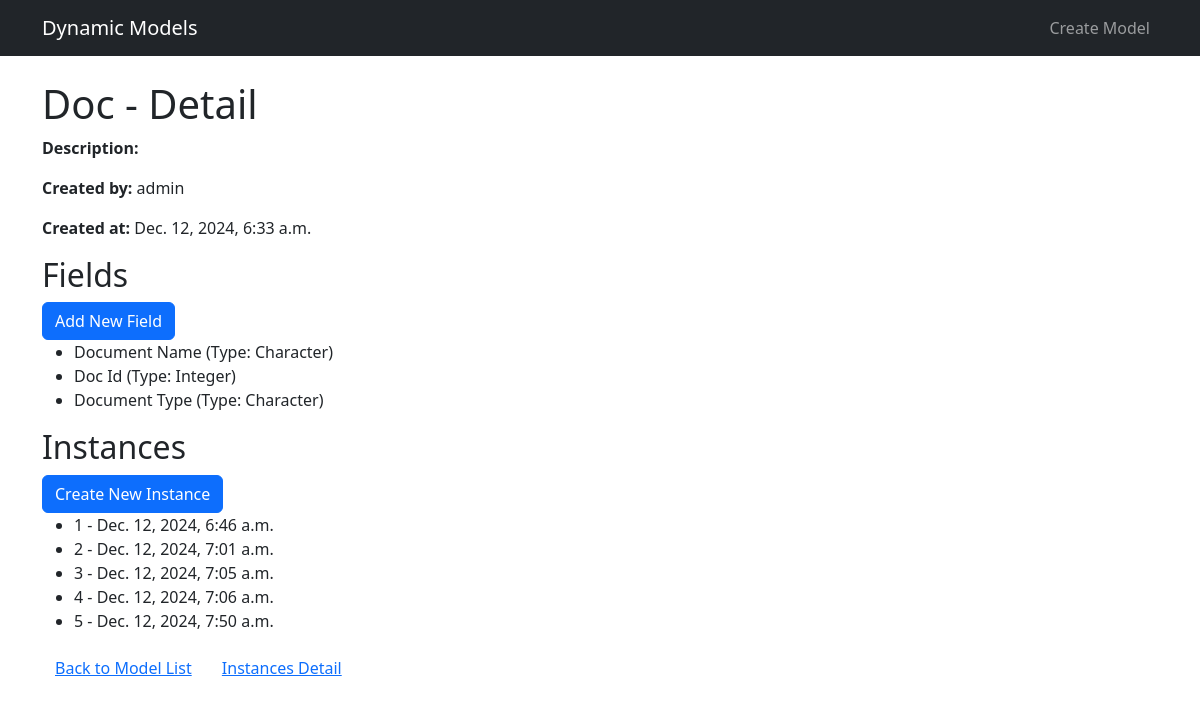
/models/1/ (signed in), run on an earlier commit of the app's database.
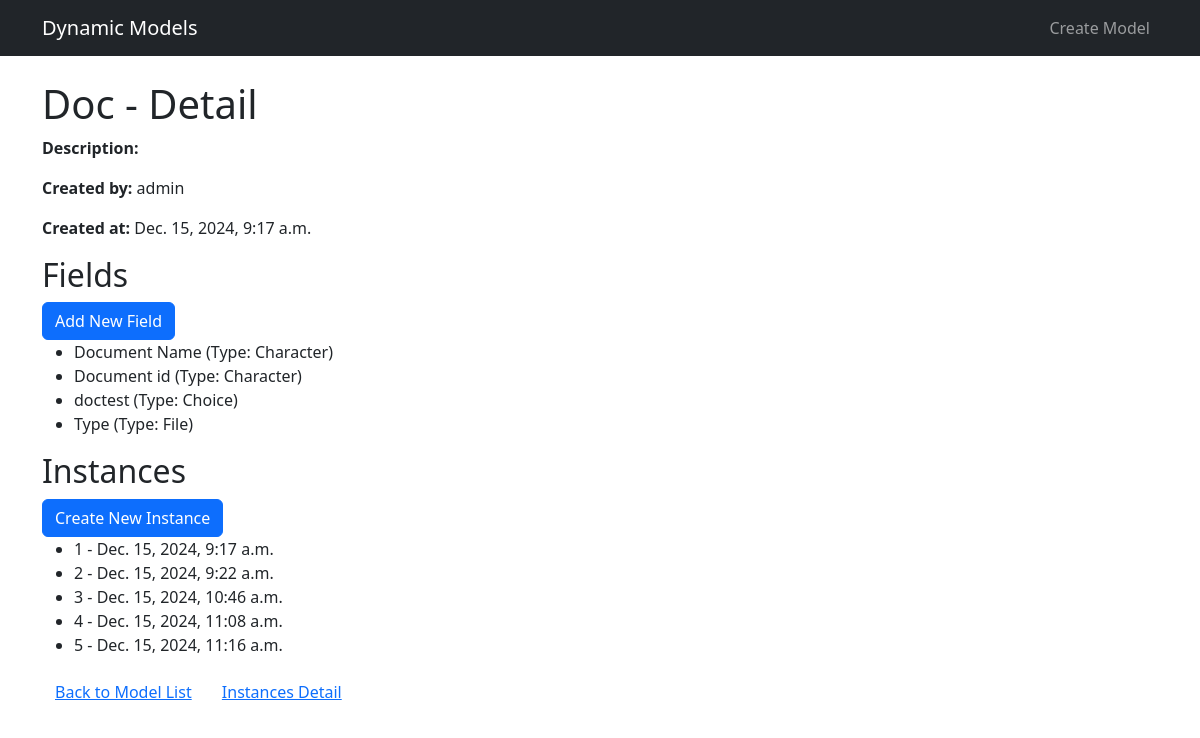
And on a later commit of the database.
### dynamic_app/models.py (models this page shows, shortened)
class DynamicModel(models.Model):
    name = models.CharField(max_length=100, unique=True)
    created_by = models.ForeignKey(User, on_delete=models.CASCADE)
    created_at = models.DateTimeField(auto_now_add=True)
    updated_at = models.DateTimeField(auto_now=True)

class DynamicField(models.Model):
    FIELD_TYPES = [
        ('char', 'Character'),
        ('text', 'Text'),
        ('int', 'Integer'),
        ('decimal', 'Decimal'),
        ('bool', 'Boolean'),
        ('date', 'Date'),
        ('datetime', 'DateTime'),
        ('file', 'File'),
        ('choice', 'Choice'),
    ]
    dynamic_model = models.ForeignKey(DynamicModel, on_delete=models.CASCADE, related_name='fields')
    name = models.CharField(max_length=100)
    display_name = models.CharField(max_length=100)
    field_type = models.CharField(max_length=20, choices=FIELD_TYPES)
    is_required = models.BooleanField(default=False)
    is_unique = models.BooleanField(default=True)
    is_readonly = models.BooleanField(default=False)
    display_order = models.IntegerField(default=0)
    created_by = models.ForeignKey(User, on_delete=models.CASCADE)
    created_at = models.DateTimeField(auto_now_add=True)
    updated_at = models.DateTimeField(auto_now=True)
    class Meta:
        ordering = ['display_order']
        unique_together = ['dynamic_model', 'name']

class DynamicModelInstance(models.Model):
    dynamic_model = models.ForeignKey(DynamicModel, on_delete=models.CASCADE)
    created_by = models.ForeignKey(User, on_delete=models.CASCADE)
    created_at = models.DateTimeField(auto_now_add=True)
    updated_at = models.DateTimeField(auto_now=True)
    data = models.JSONField()

### dynamic_app/views.py (the view)
# urls.py: path('models/<int:pk>/', views.model_detail, name='model_detail'),
@login_required
def model_detail(request, pk):
    model = get_object_or_404(DynamicModel, pk=pk, created_by=request.user)
    fields = model.fields.all()
    instances = DynamicModelInstance.objects.filter(dynamic_model=model)
    return render(request, 'dynamic_models/model_detail.html', {
        'model': model,
        'fields': fields,
        'instances': instances
    })

### dynamic_app/templates/dynamic_models/model_detail.html
{% extends 'base_generic.html' %}
{% block content %}
  <h1>{{ model.name }} - Detail</h1>
  <p><strong>Description:</strong> {{ model.description }}</p>
  <p><strong>Created by:</strong> {{ model.created_by }}</p>
  <p><strong>Created at:</strong> {{ model.created_at }}</p>
  <h2>Fields</h2>
  <a href="{% url 'field_create' model.pk %}" class="btn btn-primary">Add New Field</a>
  <ul>
    {% for field in fields %}
      <li>{{ field.display_name }} (Type: {{ field.get_field_type_display }})</li>
    {% empty %}
      <li>No fields added yet.</li>
    {% endfor %}
  </ul>
  <h2>Instances</h2>
  <a href="{% url 'instance_create' model.pk %}" class="btn btn-primary">Create New Instance</a>
  <ul>
    {% for instance in instances %}
      <li>{{ instance.pk }} - {{ instance.created_at }}</li>
    {% empty %}
      <li>No instances created yet.</li>
    {% endfor %}
  </ul>
  <a href="{% url 'model_list' %}" class="btn btn-link">Back to Model List</a>
  <a href="{% url 'instance_list' model_pk=model.pk %}" class="btn btn-link">Instances Detail </a>
{% endblock %}

### dynamic_app/templates/base_generic.html (shortened to what this page needs)
<!DOCTYPE html>
<html lang="en">
<head>
    <link href="https://cdn.jsdelivr.net/npm/bootstrap@5.3.0/dist/css/bootstrap.min.css" rel="stylesheet">
</head>
<body>
    <nav class="navbar navbar-expand-lg navbar-dark bg-dark">
        <div class="container">
            <a class="navbar-brand" href="{% url 'model_list' %}">Dynamic Models</a>
            <div class="navbar-nav">
                    <a class="nav-link" href="{% url 'model_create' %}">Create Model</a>
            </div>
        </div>
    </nav>
    <div class="container mt-4">
        {% block content %}
        {% endblock %}
    </div>
</body>
</html>

What changed in the data, as far as the page shows it:
changed DynamicModel "Doc": created_at "Dec. 12, 2024, 6:33 a.m." → "Dec. 15, 2024, 9:17 a.m."
changed DynamicField: display_name "Doc Id" → "Document id"; field_type "Integer" → "Character"
changed DynamicField: display_name "Document Type" → "doctest"; field_type "Character" → "Choice"
now on this page (row edited): DynamicField: display_name "Type", field_type "File"
changed DynamicModelInstance id 1: created_at "Dec. 12, 2024, 6:46 a.m." → "Dec. 15, 2024, 9:17 a.m."
changed DynamicModelInstance id 2: created_at "Dec. 12, 2024, 7:01 a.m." → "Dec. 15, 2024, 9:22 a.m."
changed DynamicModelInstance id 3: created_at "Dec. 12, 2024, 7:05 a.m." → "Dec. 15, 2024, 10:46 a.m."
changed DynamicModelInstance id 4: created_at "Dec. 12, 2024, 7:06 a.m." → "Dec. 15, 2024, 11:08 a.m."
changed DynamicModelInstance id 5: created_at "Dec. 12, 2024, 7:50 a.m." → "Dec. 15, 2024, 11:16 a.m."
